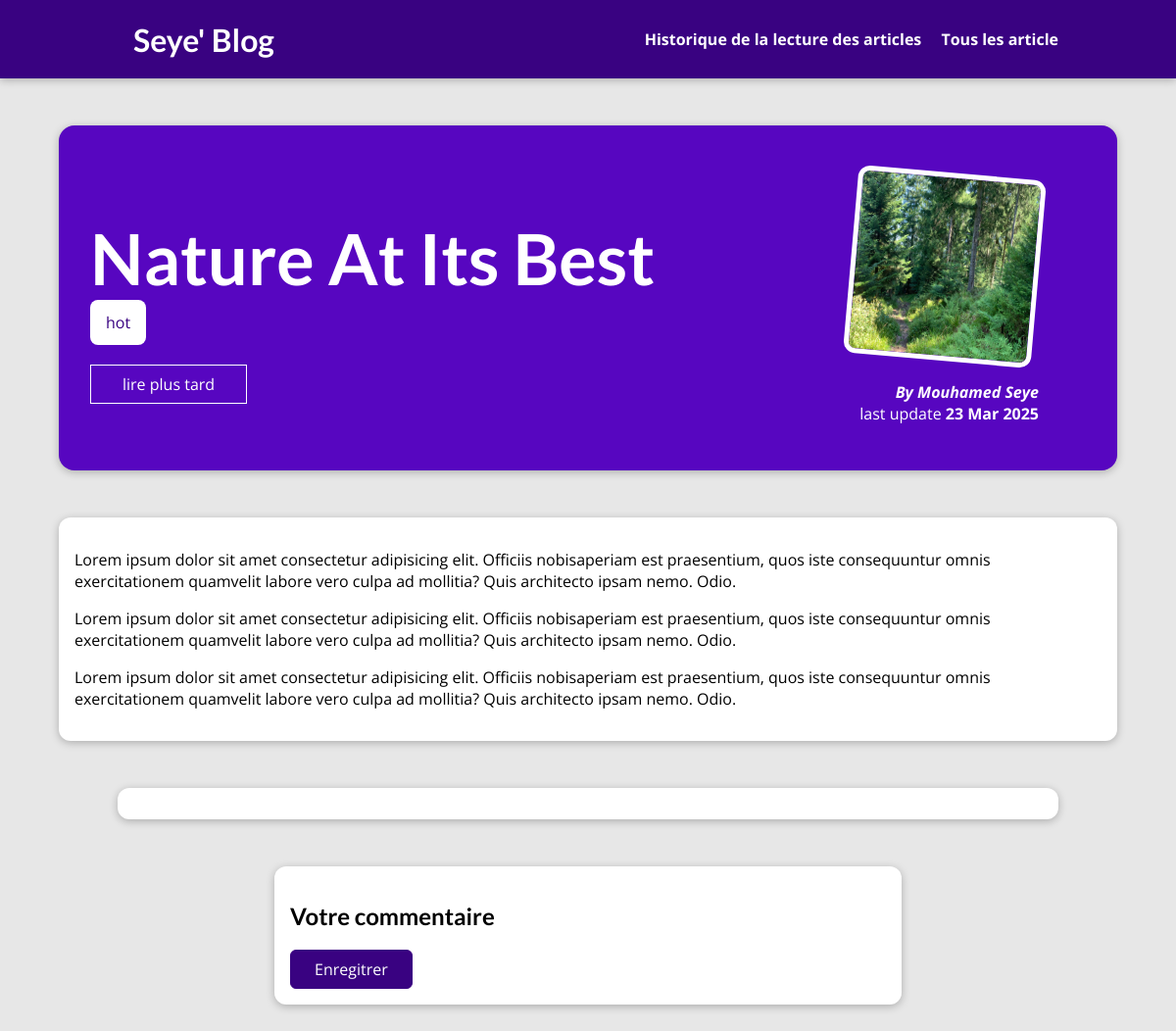
Page /posts/nature-at-its-best on the earlier database version.
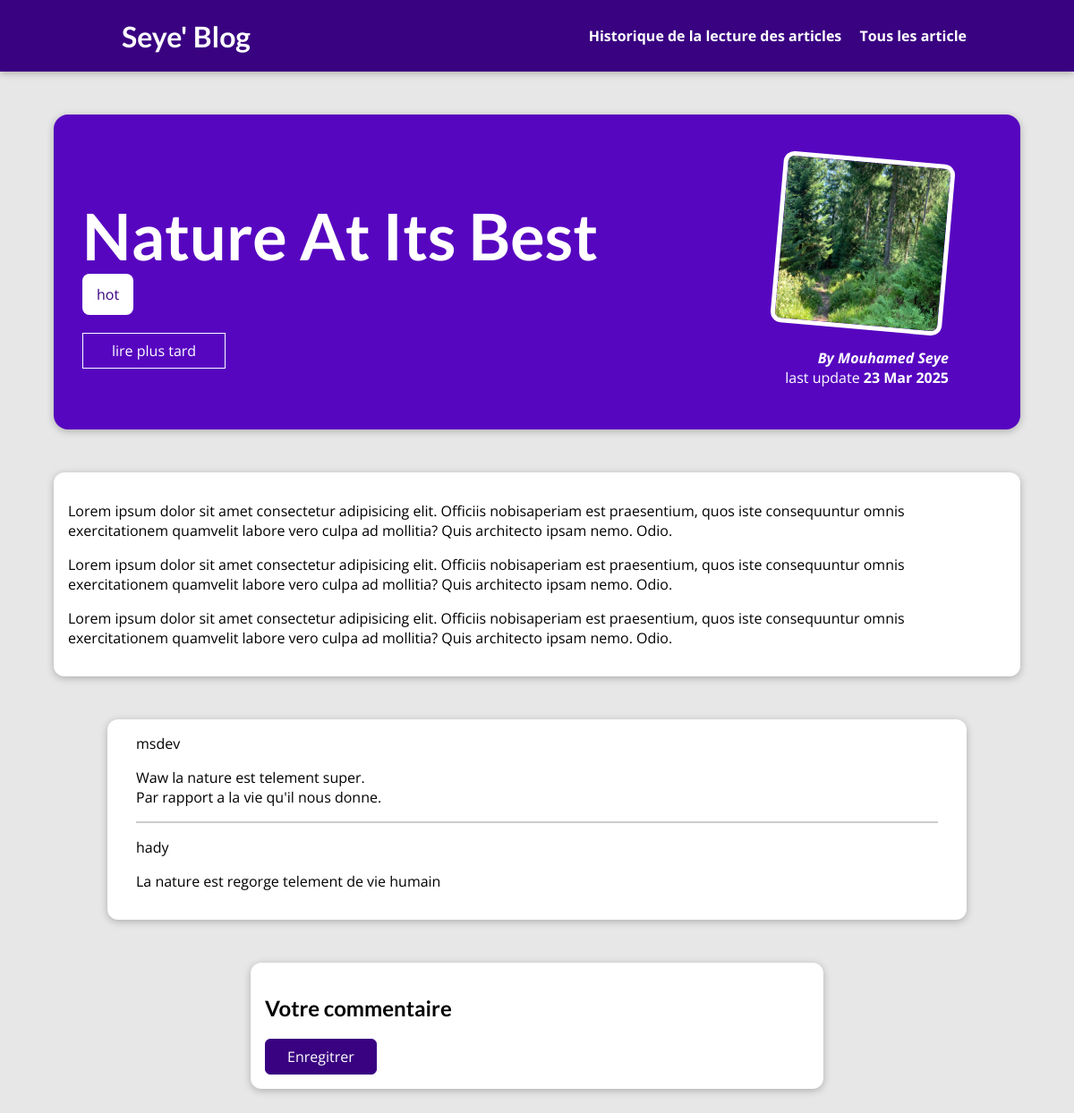
Same page on the later database version.
### blog/models.py (models this page shows, shortened)
class Tag(models.Model):
    caption = models.CharField(max_length=20)

class Comment(models.Model):
    user_name = models.CharField(max_length=120)
    user_email = models.EmailField()
    text = models.TextField(max_length=400)
    post = models.ForeignKey(Post , on_delete=models.CASCADE, related_name= 'comments')

### blog/views.py (the view, shortened to what this page needs)
# urls.py: path("posts/<slug:slug>", views.SinglePostView.as_view(), name="post-detail-page"),
class SinglePostView(DetailView):
    def is_stored_post(self,request,post_id):
        stored_posts = request.session.get("stored_posts")
        if stored_posts is not None:
            is_saved_for_later = post_id in stored_posts
        else:
            is_saved_for_later = False
        return is_saved_for_later
    def get(self , request, slug):
        post = Post.objects.get(slug=slug)
        context = {
            "post"  : post,
            "post_tags" : post.tags.all(),
            "comments": post.comments.all().order_by("-id"),
            "saved_for_later" : self.is_stored_post(request, post.id)
        }
        return render(request, "blog/post-detail.html", context)

### blog/models.py (called while the page is built)
    def full_name(self):
        return f"{self.first_name} {self.last_name}"

    def __str__(self):
        return self.full_name()

### blog/templates/blog/post-detail.html (shortened to what this page needs)
{% extends "base.html" %}
{% load static %}
{% block css_files %}
<link rel="stylesheet" href="{% static "blog/post-detail.css" %}">
{% endblock %}
{%block content %}
<section id="summary">
  <h2>{{ post.title }}</h2>
  <div class="">
    {% for tag in post_tags %}
    <span class="tag">{{ tag.caption }}</span>
    {% endfor %}
  </div>
  <div id="read-later">
    <form action="{% url "read-later" %}" method="POST">
      <button>
        {% if saved_for_later %}
        Supprimer pour la lecture plustard
        {% else %}
        lire plus tard
        {% endif %}
      </button>
    </form>
  </div>
  <article>
    <img
      src="{{ post.image.url }}"
      alt="{{
    post.title }}"
    />
    <address>
      By <a href="mailto:{{post.author.email_adress}}">{{ post.author }}</a>
    </address>
    <div class="">
      last update <time datetime="">{{ post.date|date:"d M Y" }}</time>
    </div>
  </article>
</section>
<main>
  <p>{{ post.content | linebreaks }}</p>
</main>
<section id="comments">
  <ul>
    {% for comment in comments %}
    <li>
      {{ comment.user_name }}
      <p>{{ comment.text | linebreaks}}</p>
    </li>
    {% endfor %}
  </ul>
</section>
<section id="comment-form">
  <h2>Votre commentaire</h2>
  <form action="{% url 'post-detail-page' post.slug %}" method="POST">
    <button type="submit">Enregitrer</button>
  </form>
</section>
{% endblock %}

Differences in the rows shown:
added Comment: user_name "msdev", text "Waw la nature est telement super. Par rapport a la vie qu'il nous donne."
added Comment: user_name "hady", text "La nature est regorge telement de vie humain"
